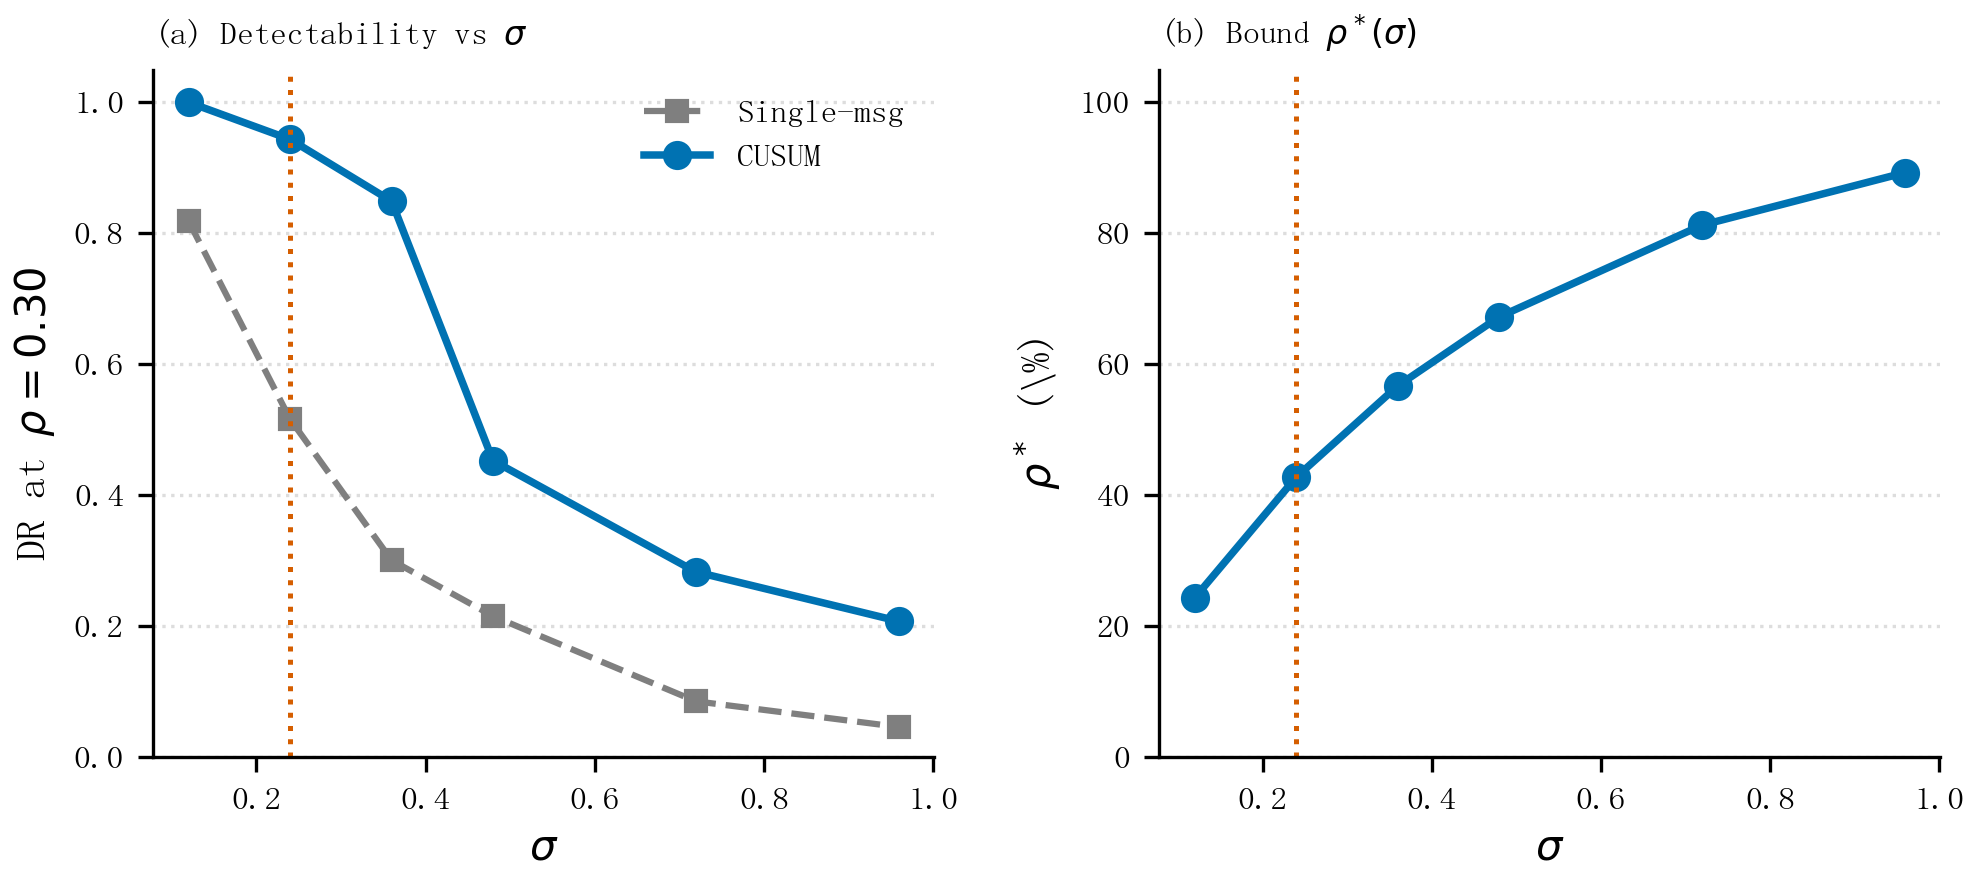

Source code (Python):
# -*- coding: utf-8 -*-
"""E5: detection rate and rho* vs inflated timing sigma."""
from __future__ import print_function, division

import json
import os
import sys

import matplotlib.pyplot as plt

HERE = os.path.dirname(os.path.abspath(__file__))
sys.path.insert(0, HERE)

from _style import (  # noqa: E402
    FP_SM, C_OURS, C_LAB, C_TIME, apply_style, save, set_cjk, legend,
)

ARCHIVE = os.path.abspath(os.path.join(
    HERE, "..", "..", "slid", "output", "e5_sigma_archive.json"))


def draw(blob, labels, out_name):
    apply_style()
    rows = blob["rows"]
    sig = [r["sigma"] for r in rows]
    fig, axes = plt.subplots(1, 2, figsize=(6.8, 3.15))
    ax = axes[0]
    ax.plot(sig, [r["single_dr"] for r in rows], "s--", color=C_LAB,
            linewidth=1.5, markersize=5, label=labels["single"])
    ax.plot(sig, [r["cusum_dr"] for r in rows], "o-", color=C_OURS,
            linewidth=1.8, markersize=6, label=labels["cusum"])
    ax.axvline(blob["meta"]["sbar"], color=C_TIME, linestyle=":", linewidth=1.2)
    ax.set_ylim(0, 1.05)
    ax.yaxis.grid(True, linestyle=":", color="#DDDDDD")
    ax.set_axisbelow(True)
    set_cjk(ax, xlabel=r"$\sigma$", ylabel=labels["ylabel_dr"])
    ax.set_title(labels["title_a"], fontproperties=FP_SM, loc="left")
    legend(ax, loc="upper right")

    ax2 = axes[1]
    ax2.plot(sig, [r["rho_star"] * 100 for r in rows], "o-", color=C_OURS,
             linewidth=1.8, markersize=6)
    ax2.axvline(blob["meta"]["sbar"], color=C_TIME, linestyle=":", linewidth=1.2)
    ax2.set_ylim(0, 105)
    ax2.yaxis.grid(True, linestyle=":", color="#DDDDDD")
    ax2.set_axisbelow(True)
    set_cjk(ax2, xlabel=r"$\sigma$", ylabel=r"$\rho^*$ (\%)")
    ax2.set_title(labels["title_b"], fontproperties=FP_SM, loc="left")
    fig.tight_layout()
    save(fig, out_name)


def main():
    with open(ARCHIVE, encoding="utf-8") as f:
        blob = json.load(f)
    draw(blob, {
        "single": "Single-msg", "cusum": "CUSUM",
        "ylabel_dr": r"DR at $\rho=0.30$",
        "title_a": r"(a) Detectability vs $\sigma$",
        "title_b": r"(b) Bound $\rho^*(\sigma)$",
    }, "fig_e5_sigma")


if __name__ == "__main__":
    main()
